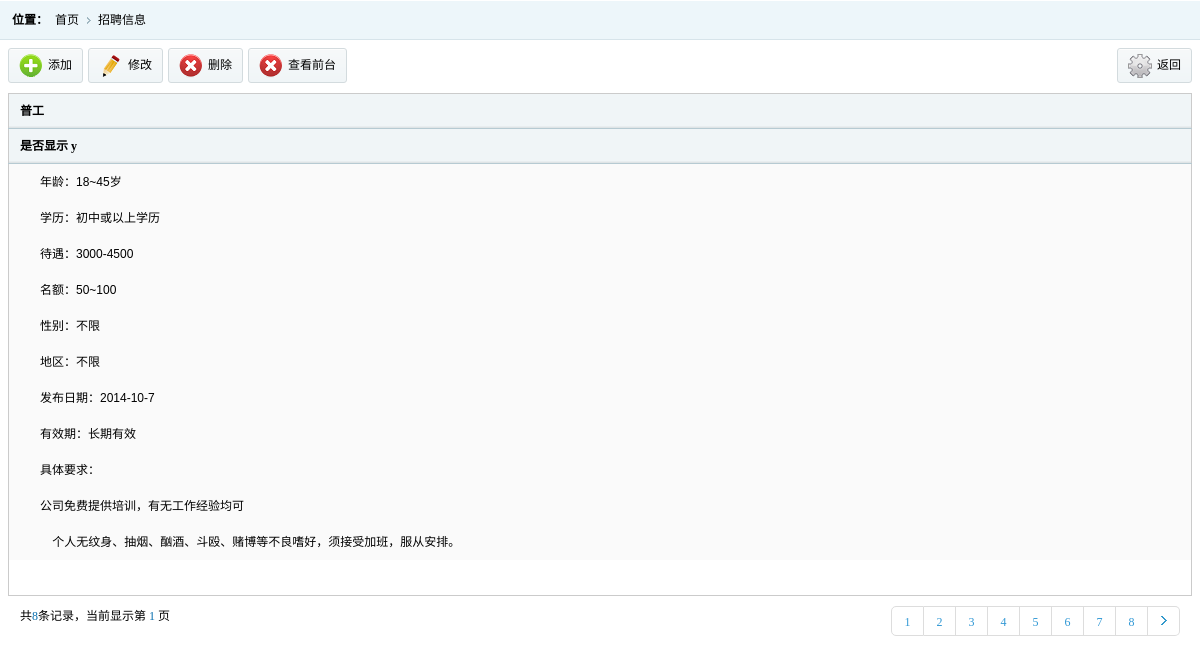
The app's page /admin/work.php (signed in) with its own data.
### tables this page shows
CREATE TABLE `db_postnew` (
  `id` int(10) unsigned NOT NULL AUTO_INCREMENT,
  `flag` enum('y','n') DEFAULT 'y',
  `post` varchar(50) DEFAULT NULL,
  `intro` text,
  PRIMARY KEY (`id`)
);

### admin/work.php (the view, shortened to what this page needs)
<?php
include '../inc/db.php';
$cc1 = isset($_GET['post']) ? $_GET['post'] : '';
?>
<!DOCTYPE html >
<html lang="zh">
<head>
    <link href="css/style.css" rel="stylesheet" type="text/css"/>
</head>
<body>
<div class="place">
    <span>位置：</span>
    <ul class="placeul">
        <li><a href="#">首页</a></li>
        <li><a href="#">招聘信息</a></li>
    </ul>
</div>
<div class="rightinfo">
    <?php
    if ($cc1 == '') {
        $c = "1=1";
    } else {
        $c = "post='$cc1'";
    }
    $nn = rpp('db_postnew', 1, '*', $c);
    $aa = $nn['result'];
    ?>
    <div class="tools">
        <ul class="toolbar">
            <li class="click"><a href="workadd.php"><span><img src="images/t01.png"/></span>添加</a></li>
            <li class="click"><a href="workupdate.php?id=<?= $aa[0]['id'] ?>"><span><img src="images/t02.png"/></span>修改</a>
            </li>
            <li><span><a href="work.php?iiid=<?= $aa[0]['id'] ?>"><img src="images/t03.png"/></span>删除</a></li>
            <li><span><a href="../workdetail.php?id=<?= $aa[0]['id'] ?>"><img src="images/t03.png"/></span>查看前台</a></li>
        </ul>
        <ul class="toolbar1">
            <li><a href="javascript:history.go(-1);"><span><img src="images/t05.png"/></span>返回</a></li>
        </ul>
    </div>
    <table class="tablelist" style="margin-top:10px">
        <thead>
        <tr>
            <th><?= $aa[0]['post'] ?></th>
        </tr>
        </thead>
        <tbody>
        <tr>
            <th>是否显示 <?= $aa[0]['flag'] ?></th>
        </tr>
        <tr>
            <td><?= $aa[0]['intro'] ?></td>
        </tr>
        </tbody>
    </table>
    <?php
    echo $nn['info'];
    ?>
</body>
</html>

### admin/css/style.css (style rules this page uses)
* { font-size:9pt;border:0;margin:0;padding:0; }
body { font-family:'微软雅黑'; margin:0 auto;min-width:980px; }
ul { display:block;margin:0;padding:0;list-style:none; }
li { display:block;margin:0;padding:0;list-style: none; }
img { border:0; }
dl,dt,dd,span { margin:0;padding:0;display:block; }
a,a:focus { text-decoration:none;color:#000;outline:none;blr:expression(this.onFocus=this.blur()); }
table { border-collapse:collapse;border-spacing: 0; }
.place { height:40px; background:url(../images/righttop.gif) repeat-x; }
.place span { line-height:40px; font-weight:bold;float:left; margin-left:12px; }
.placeul li { float:left; line-height:40px; padding-left:7px; padding-right:12px; background:url(../images/rlist.gif) no-repeat right; }
.placeul li:last-child { background:none; }
.rightinfo { padding:8px; }
.tools { clear:both; height:35px; margin-bottom:8px; }
.toolbar { float:left; }
.toolbar li { background:url(../images/toolbg.gif) repeat-x; line-height:33px; height:33px; border:solid 1px #d3dbde; float:left; padding-right:10px; margin-right:5px;border-radius: 3px; behavior:url(js/pie.htc); cursor:pointer; }
.toolbar li span { float:left; margin-left:10px; margin-right:5px; margin-top:5px; }
.toolbar1 { float:right; }
.toolbar1 li { background:url(../images/toolbg.gif) repeat-x; line-height:33px; height:33px; border:solid 1px #d3dbde; float:left; padding-right:10px; margin-left:5px;border-radius: 3px; behavior:url(js/pie.htc); }
.toolbar1 li span { float:left; margin-left:10px; margin-right:5px; margin-top:5px; }
.tablelist { border:solid 1px #cbcbcb; width:100%; clear:both; }
.tablelist th { background:url(../images/th.gif) repeat-x; height:34px; line-height:34px; border-bottom:solid 1px #b6cad2; text-indent:11px; text-align:left; }
.tablelist td { line-height:35px; text-indent:11px; border-right: dotted 1px #c7c7c7; }

### admin/work.php (style rules this page uses)
tr th { text-align: center }

### records on screen
db_postnew: post "普工", flag "y", intro "年龄：18~45岁 学历：初中或以上学历 待遇：3000-4500 名额：50~100 性别：不限 地区：不限 发布日期：2014-10-7 有效期：长期有效 具体要求： 公司免费提供培训，有无工作经验均可 个人无纹身、抽烟、酗酒、斗殴、赌博等不良嗜好，须接受加班，服从安排。"

### other values on screen
$recordcount "8"
$currpage "1"
